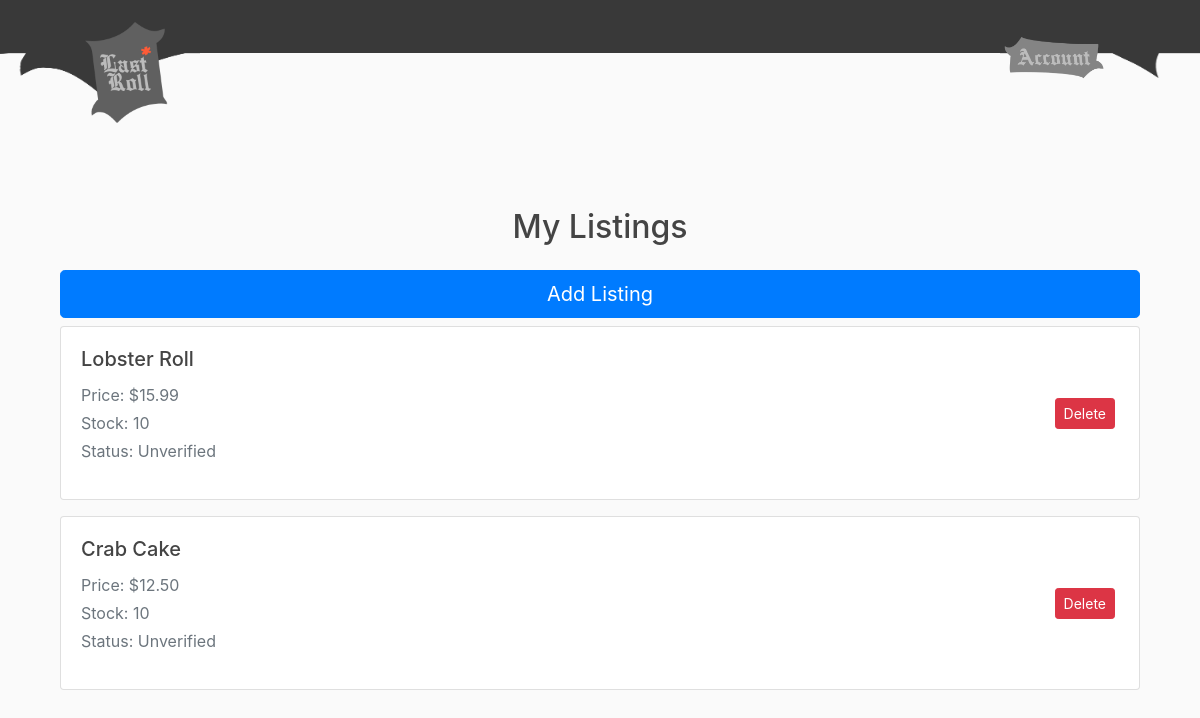
/sellermylistings/ (signed in), run on an earlier commit of the app's database.
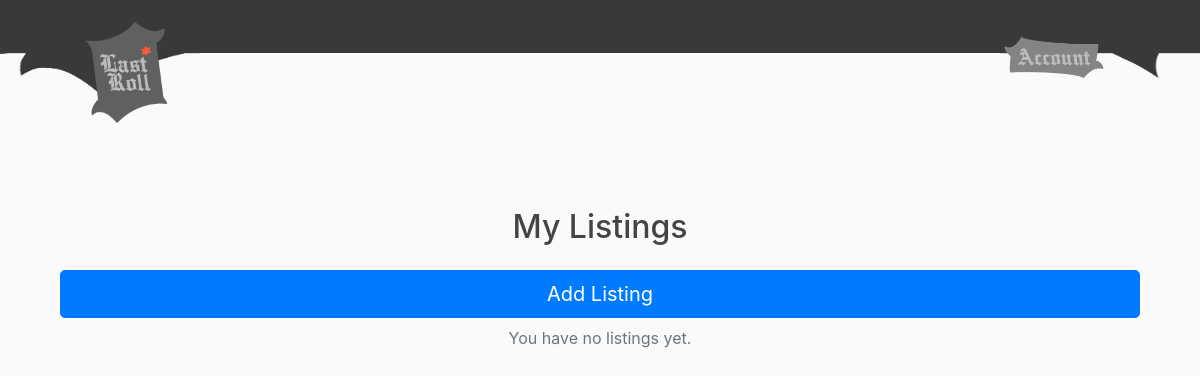
And on a later commit of the database.
### store/models.py (models this page shows, shortened)
class Product(models.Model):
    seller = models.ForeignKey(Seller, on_delete=models.CASCADE)
    name = models.CharField(max_length=100)
    description = models.TextField(blank=True)
    price = models.DecimalField(max_digits=8, decimal_places=2)
    stock = models.PositiveIntegerField(default=0)
    image = models.ImageField(upload_to='product_images/', blank=True)
    created_at = models.DateTimeField(default=timezone.now)
    status = models.IntegerField(default=0)

### shop/views.py (the view)
# urls.py: path('sellermylistings/', views.sellermylistings, name='shop-sellermylistings'),
@login_required
def sellermylistings(request):
    profile = request.user.profile
    if profile.role != profile.ROLE_SELLER:
        return HttpResponseForbidden("You do not have permission to view this page.")
    listings = Product.objects.filter(seller__user=profile.user)
    context = {
        'username': request.user.username,
        'listings': listings
    }
    return render(request, 'shop/sellermylistings.html', context)

### shop/templates/shop/sellermylistings.html (shortened to what this page needs)
{% extends "shop/base.html" %}
{% block content %}
<div class="container mt-5">
  <h2 class="text-center mb-4">My Listings</h2>
    <a href="{% url 'shop-sellercreatelisting' %}" class="btn btn-primary btn-lg btn-block my-2">Add Listing</a>
  {% for product in listings %}
    <div class="card mb-3 shadow-sm">
      <div class="card-body d-flex justify-content-between align-items-center">
        <div>
          <h5 class="card-title">{{ product.name }}</h5>
          <p class="text-muted mb-1">Price: ${{ product.price }}</p>
          <p class="text-muted mb-1">Stock: {{ product.stock }}</p>
          <p class="text-muted">Status:
            {% if product.status == 0 %}Unverified
            {% elif product.status == 1 %}Approved
            {% else %}Banned
            {% endif %}
          </p>
        </div>
        <form action="{% url 'remove_product' product.pk %}" method="post" style="display: inline;">
          <button class="btn btn-danger btn-sm mx-1" type="submit">Delete</button>
        </form>
      </div>
    </div>
  {% empty %}
    <p class="text-center text-muted">You have no listings yet.</p>
  {% endfor %}
</div>
{% endblock %}

What changed in the data, as far as the page shows it:
removed Product: name "Lobster Roll", price "15.99", stock "10", status "Unverified"
removed Product: name "Crab Cake", price "12.50", stock "10", status "Unverified"
Also different on the page:
text now shown: "You have no listings yet."
